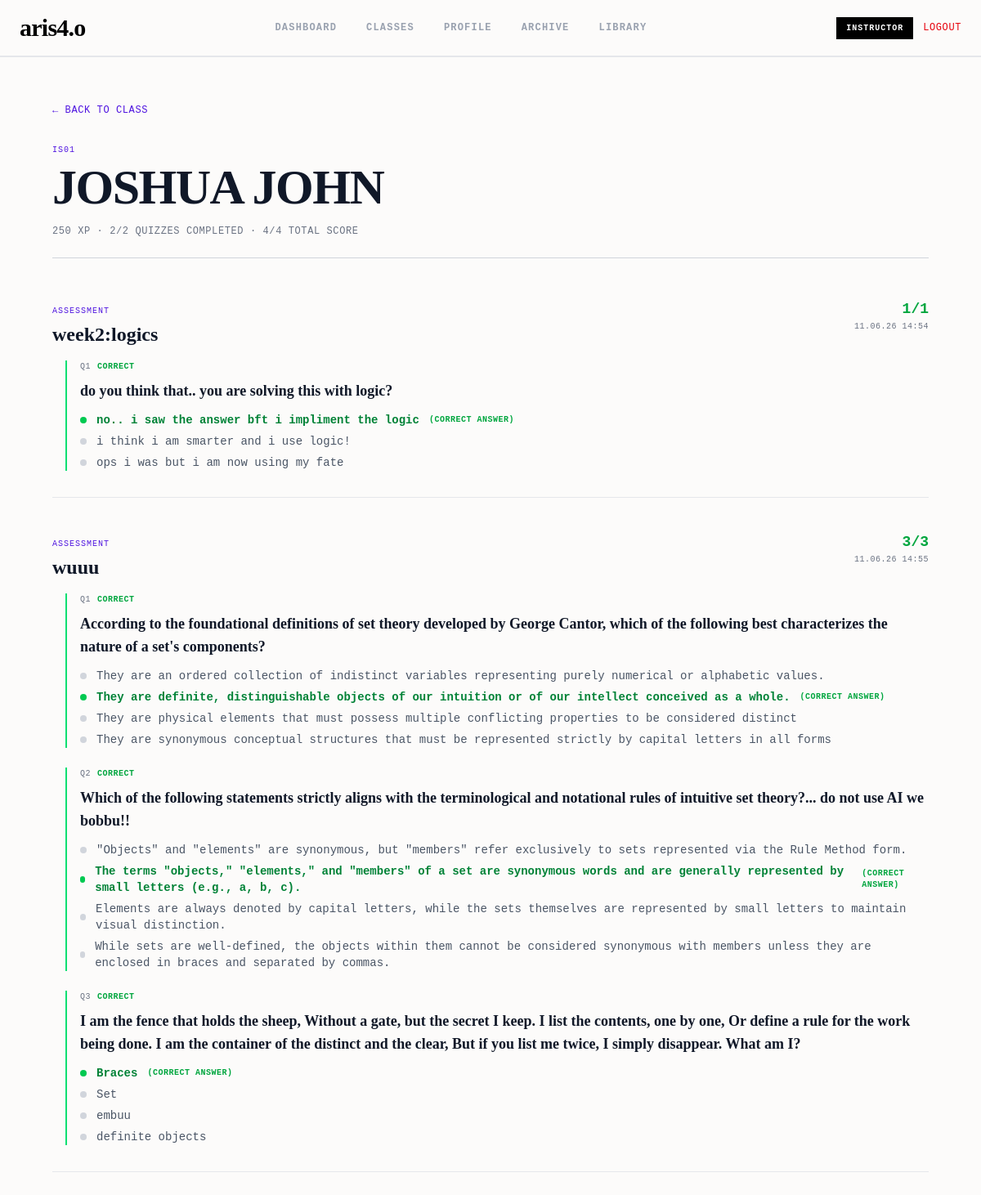
The app's page /instructor/class/is01/student/5/ (signed in) with its own data.
### accounts/models.py (models this page shows, shortened)
class User(AbstractUser):
    ROLE_CHOICES=[
        ('student', 'student'),
        ('instructor', 'instructor'),
        ('admin', 'admin'),
        ]
    role = models.CharField(max_length=20, choices=ROLE_CHOICES)
    is_approved = models.BooleanField(default=False)
    xp = models.IntegerField(default=0)

class AcademicClass(models.Model):
    code = models.CharField(max_length=20, unique=True)
    title = models.CharField(max_length=200)
    schedule_string = models.CharField(max_length=100)
    meeting_link = models.CharField(max_length=200, blank=True, default='')
    students = models.ManyToManyField(settings.AUTH_USER_MODEL, related_name='enrolled_classes', blank=True)
    instructor = models.ForeignKey(settings.AUTH_USER_MODEL, on_delete=models.SET_NULL, null=True, blank=True, limit_choices_to={'role': 'instructor'}, related_name='taught_classes')
    slug = models.SlugField(unique=True, blank=True)

class Quiz(models.Model):
    title = models.CharField(max_length=255)
    description = models.TextField(blank=True, null=True)
    creator = models.ForeignKey(User, on_delete=models.CASCADE, limit_choices_to={'role': 'instructor'}, related_name='created_quizzes')
    academic_class = models.ForeignKey(AcademicClass, on_delete=models.CASCADE, related_name='quizzes', null=True, blank=True)
    module = models.ForeignKey(Module, on_delete=models.CASCADE, related_name='quizzes', null=True, blank=True)
    created_at = models.DateTimeField(auto_now_add=True)

class StudentQuizSubmission(models.Model):
    student = models.ForeignKey(User, on_delete=models.CASCADE, related_name='quiz_submissions')
    quiz = models.ForeignKey(Quiz, on_delete=models.CASCADE, related_name='submissions')
    score = models.IntegerField(default=0)
    total = models.IntegerField(default=0)
    answers = models.JSONField(default=dict, blank=True)
    submitted_at = models.DateTimeField(auto_now_add=True)
    class Meta:
        unique_together = ['student', 'quiz']

class Question(models.Model):
    quiz = models.ForeignKey(Quiz, on_delete=models.CASCADE, related_name='questions')
    text = models.TextField()
    order = models.IntegerField(default=0)
    class Meta:
        ordering = ['order']

class Choice(models.Model):
    question = models.ForeignKey(Question, on_delete=models.CASCADE, related_name='choices')
    text = models.CharField(max_length=255)
    is_correct = models.BooleanField(default=False)
    order = models.IntegerField(default=0)
    class Meta:
        ordering = ['order']

### accounts/views.py (the view)
# urls.py: path('instructor/class/<slug:slug>/student/<int:student_id>/', views.instructor_student_performance_view, name='instructor_student_performance'),
@login_required
def instructor_student_performance_view(request, slug, student_id):
    if request.user.role != 'instructor':
        return redirect('home')
    academic_class = get_object_or_404(AcademicClass, slug=slug, instructor=request.user)
    student = get_object_or_404(User, id=student_id, role='student')
    if student not in academic_class.students.all():
        return redirect('instructor_class', slug=slug)
    quizzes = academic_class.quizzes.prefetch_related('questions__choices').all()
    submissions = StudentQuizSubmission.objects.filter(student=student, quiz__in=quizzes).select_related('quiz')
    submission_map = {s.quiz_id: s for s in submissions}
    quiz_results = [
        {
            'quiz': quiz,
            'submission': submission_map.get(quiz.id),
            'has_submitted': submission_map.get(quiz.id) is not None,
            'question_details': build_question_results(submission_map[quiz.id], quiz.questions.all())
            if quiz.id in submission_map else [],
        }
        for quiz in quizzes
    ]
    return render(request, 'instructor_student_performance.html', {
        'class': academic_class, 'student': student, 'quiz_results': quiz_results,
        'total_quizzes': quizzes.count(), 'completed_quizzes': submissions.count(),
        'total_score': sum(s.score for s in submissions),
        'total_possible': sum(s.total for s in submissions),
    })

### accounts/views.py (called while the page is built)
def build_question_results(submission, questions):
    results = []
    for question in questions:
        selected_choice_id = submission.answers.get(str(question.id))
        selected_choice = None
        correct_choice = None
        is_correct = False
        for choice in question.choices.all():
            if choice.is_correct:
                correct_choice = choice
            if selected_choice_id and choice.id == selected_choice_id:
                selected_choice = choice
                is_correct = choice.is_correct
        results.append({
            'question': question,
            'selected_choice': selected_choice,
            'correct_choice': correct_choice,
            'is_correct': is_correct,
        })
    return results

### accounts/templates/instructor_student_performance.html
{% extends 'base.html' %}
{% block content %}
<main class="max-w-[1200px] mx-auto px-5 md:px-16 py-12 pb-32">
  <div class="mb-8">
    <a href="{% url 'instructor_class' slug=class.slug %}" class="font-mono text-xs text-[#4f14e0] hover:underline uppercase tracking-wider">
      &larr; BACK TO CLASS
    </a>
  </div>
  <header class="mb-12 pb-6 border-b border-gray-300">
    <span class="font-mono text-[10px] text-[#4f14e0] uppercase tracking-widest block mb-2">{{ class.code }}</span>
    <h1 class="font-serif text-4xl md:text-6xl font-black tracking-tight leading-none text-gray-900 uppercase mb-4">
      {{ student.get_full_name|default:student.username }}
    </h1>
    <div class="font-mono text-xs text-gray-500 uppercase tracking-wider">
      {{ student.xp|default:"0" }} XP &middot; {{ completed_quizzes }}/{{ total_quizzes }} quizzes completed &middot; {{ total_score }}/{{ total_possible }} total score
    </div>
  </header>
  <div class="space-y-10">
    {% for item in quiz_results %}
    <section class="pb-8 border-b border-gray-200">
      <div class="flex items-baseline justify-between mb-4">
        <div>
          <span class="font-mono text-[10px] text-[#4f14e0] uppercase tracking-widest">ASSESSMENT</span>
          <h2 class="font-serif text-2xl font-bold text-gray-900 mt-1">{{ item.quiz.title }}</h2>
        </div>
        <div class="text-right">
          {% if item.has_submitted %}
          <span class="font-mono text-lg font-bold {% if item.submission.score == item.submission.total %}text-green-600{% else %}text-amber-600{% endif %}">
            {{ item.submission.score }}/{{ item.submission.total }}
          </span>
          <span class="font-mono text-[10px] text-gray-500 block uppercase tracking-wider">
            {{ item.submission.submitted_at|date:"d.m.y H:i" }}
          </span>
          {% else %}
          <span class="font-mono text-xs text-gray-400 uppercase tracking-wider">Not submitted</span>
          {% endif %}
        </div>
      </div>
      {% if item.has_submitted %}
      <div class="space-y-6 pl-4">
        {% for detail in item.question_details %}
        <div class="pl-4 border-l-2 {% if detail.is_correct %}border-green-400{% else %}border-red-400{% endif %}">
          <div class="flex items-center gap-2 mb-2">
            <span class="font-mono text-[10px] text-gray-500 uppercase tracking-wider">Q{{ forloop.counter }}</span>
            {% if detail.is_correct %}
            <span class="font-mono text-[10px] text-green-600 uppercase tracking-wider font-bold">CORRECT</span>
            {% else %}
            <span class="font-mono text-[10px] text-red-600 uppercase tracking-wider font-bold">INCORRECT</span>
            {% endif %}
          </div>
          <p class="font-serif text-lg font-bold text-gray-900 mb-3">{{ detail.question.text }}</p>
          <div class="space-y-1.5">
            {% for choice in detail.question.choices.all %}
            <div class="flex items-center gap-3 font-mono text-sm {% if choice.is_correct %}text-green-700 font-bold{% elif detail.selected_choice and choice.id == detail.selected_choice.id and not choice.is_correct %}text-red-600{% else %}text-gray-600{% endif %}">
              <span class="w-2 h-2 rounded-full inline-block {% if choice.is_correct %}bg-green-500{% elif detail.selected_choice and choice.id == detail.selected_choice.id %}bg-red-500{% else %}bg-gray-300{% endif %}"></span>
              <span>{{ choice.text }}</span>
              {% if choice.is_correct %}
              <span class="text-[10px] uppercase tracking-wider text-green-600">(correct answer)</span>
              {% elif detail.selected_choice and choice.id == detail.selected_choice.id %}
              <span class="text-[10px] uppercase tracking-wider text-red-600">(student's answer)</span>
              {% endif %}
            </div>
            {% endfor %}
          </div>
        </div>
        {% endfor %}
      </div>
      {% else %}
      <p class="font-mono text-xs text-gray-400 pl-4">Student has not taken this quiz yet.</p>
      {% endif %}
    </section>
    {% endfor %}
  </div>
</main>
{% endblock %}

### accounts/templates/base.html (shortened to what this page needs)
{% load static %}
<!DOCTYPE html>
<html lang="en">
<head>
    <link rel="stylesheet" href="{% static 'css/tailwind.css' %}">
</head>
<body class="bg-[#fcfbfa] min-h-screen flex flex-col" style="padding-top: 72px; padding-bottom: 88px;" onload="if(!document.querySelector('nav.fixed')){this.style.paddingTop='0';this.style.paddingBottom='0';}">
{% if request.resolver_match.url_name != 'login' and request.resolver_match.url_name != 'register' and request.resolver_match.url_name != 'home' and request.resolver_match.url_name != 'password_reset' and request.resolver_match.url_name != 'password_reset_done' and request.resolver_match.url_name != 'password_reset_confirm' and request.resolver_match.url_name != 'password_reset_complete' %}
<nav class="w-full bg-[#fcfbfa] border-b-2 border-gray-200 shadow-[0_4px_24px_rgba(0,0,0,0.06)] px-6 py-4 fixed top-0 left-0 right-0 z-50">
  <div class="max-w-7xl mx-auto flex items-center justify-between">
    <a href="{% url 'home' %}" class="font-serif text-3xl font-black tracking-tight text-black select-none">aris4.o</a>
    <div class="hidden md:flex items-center gap-1 font-mono text-xs font-bold uppercase tracking-widest">
      {% with current=request.resolver_match.url_name %}
      {% if user.is_authenticated %}
      {% if user.role == 'admin' or user.is_superuser %}
          <a href="{% url 'admin_dashboard' %}" class="relative px-4 py-2 transition-colors {% if current == 'admin_dashboard' %}text-[#4f14e0] after:absolute after:bottom-[-1rem] after:left-2 after:right-2 after:h-[3px] after:bg-[#4f14e0] after:rounded-full{% else %}text-gray-400 hover:text-[#4f14e0]{% endif %}">Dashboard</a>
          {% elif user.role == 'instructor' %}
          <a href="{% url 'instructor_dashboard' %}" class="relative px-4 py-2 transition-colors {% if current == 'instructor_dashboard' %}text-[#4f14e0] after:absolute after:bottom-[-1rem] after:left-2 after:right-2 after:h-[3px] after:bg-[#4f14e0] after:rounded-full{% else %}text-gray-400 hover:text-[#4f14e0]{% endif %}">Dashboard</a>
          <a href="{% url 'instructor_manage_classes' %}" class="relative px-4 py-2 transition-colors {% if current == 'instructor_manage_classes' or current == 'instructor_class' %}text-[#4f14e0] after:absolute after:bottom-[-1rem] after:left-2 after:right-2 after:h-[3px] after:bg-[#4f14e0] after:rounded-full{% else %}text-gray-400 hover:text-[#4f14e0]{% endif %}">Classes</a>
          <a href="{% url 'teacher_profile' %}" class="relative px-4 py-2 transition-colors {% if current == 'teacher_profile' or current == 'teacher_profile_by_username' or current == 'edit_instructor_profile' %}text-[#4f14e0] after:absolute after:bottom-[-1rem] after:left-2 after:right-2 after:h-[3px] after:bg-[#4f14e0] after:rounded-full{% else %}text-gray-400 hover:text-[#4f14e0]{% endif %}">Profile</a>
        {% endif %}
        {% else %}
        <a href="{% url 'login' %}" class="relative px-4 py-2 text-gray-400 hover:text-[#4f14e0] transition-colors">Dashboard</a>
        {% endif %}
      <a href="{% url 'archive_index' %}" class="relative px-4 py-2 transition-colors {% if current == 'archive_index' or current == 'archive_category' %}text-[#4f14e0] after:absolute after:bottom-[-1rem] after:left-2 after:right-2 after:h-[3px] after:bg-[#4f14e0] after:rounded-full{% else %}text-gray-400 hover:text-[#4f14e0]{% endif %}">Archive</a>
      <a href="{% url 'library' %}" class="relative px-4 py-2 transition-colors {% if current == 'library' or current == 'library_download' %}text-[#4f14e0] after:absolute after:bottom-[-1rem] after:left-2 after:right-2 after:h-[3px] after:bg-[#4f14e0] after:rounded-full{% else %}text-gray-400 hover:text-[#4f14e0]{% endif %}">Library</a>
      {% endwith %}
    </div>
    <div class="flex items-center gap-3">
      {% if user.is_authenticated and user_tier %}
      <div class="flex items-center gap-2">
        <div class="{{ user_tier.tier_color_class }} font-mono text-[10px] font-bold tracking-widest px-3 py-1.5 uppercase select-none shadow-sm">
          {{ user_tier.title }}
        </div>
      </div>
      {% endif %}
      {% if user.is_authenticated %}
      <a href="{% url 'logout' %}" class="hidden md:inline font-mono text-xs text-red-600 hover:text-red-800 uppercase tracking-wider transition-colors">Logout</a>
      {% endif %}
    </div>
  </div>
</nav>
{% endif %}
<main class="flex-grow">
    {% block content %}
    {% endblock %}
</main>
</body>
</html>

### records on screen
User: title "INSTRUCTOR"
AcademicClass: code "IS01"
User: get_full_name "JOSHUA JOHN", xp "250"
Quiz: quiz "week2:logics", submission.score "1", submission.total "1", submission.submitted_at "11.06.26 14:54"
Question: question.text "do you think that.. you are solving this with logic?"
Choice: is_correct True (drawn), text "no.. i saw the answer bft i impliment the logic"
Choice: is_correct False (drawn), text "i think i am smarter and i use logic!"
Choice: is_correct False (drawn), text "ops i was but i am now using my fate"
Quiz: quiz "wuuu", submission.score "3", submission.total "3", submission.submitted_at "11.06.26 14:55"
Question: question.text "According to the foundational definitions of set theory developed by George Cantor, which of the following best characterizes the nature of a set's components?"
Choice: is_correct False (drawn), text "They are an ordered collection of indistinct variables representing purely numerical or alphabetic values."
Choice: is_correct True (drawn), text "They are definite, distinguishable objects of our intuition or of our intellect conceived as a whole."
Choice: is_correct False (drawn), text "They are physical elements that must possess multiple conflicting properties to be considered distinct"
Choice: is_correct False (drawn), text "They are synonymous conceptual structures that must be represented strictly by capital letters in all forms"
Question: question.text "Which of the following statements strictly aligns with the terminological and notational rules of intuitive set theory?... do not use AI we bobbu!!"
Choice: is_correct False (drawn), text "\"Objects\" and \"elements\" are synonymous, but \"members\" refer exclusively to sets represented via the Rule Method form."
Choice: is_correct True (drawn), text "The terms \"objects,\" \"elements,\" and \"members\" of a set are synonymous words and are generally represented by small letters (e.g., a, b, c)."
Choice: is_correct False (drawn), text "Elements are always denoted by capital letters, while the sets themselves are represented by small letters to maintain visual distinction."
Choice: is_correct False (drawn), text "While sets are well-defined, the objects within them cannot be considered synonymous with members unless they are enclosed in braces and separated by commas."
Question: question.text "I am the fence that holds the sheep, Without a gate, but the secret I keep. I list the contents, one by one, Or define a rule for the work being done. I am the container of the distinct and the clear, But if you list me twice, I simply disappear. What am I?"
Choice: is_correct True (drawn), text "Braces"
Choice: is_correct False (drawn), text "Set"
Choice: is_correct False (drawn), text "embuu"
Choice: is_correct False (drawn), text "definite objects"

### other values on screen
{{ completed_quizzes }} "2"
{{ total_quizzes }} "2"
{{ total_score }} "4"
{{ total_possible }} "4"
